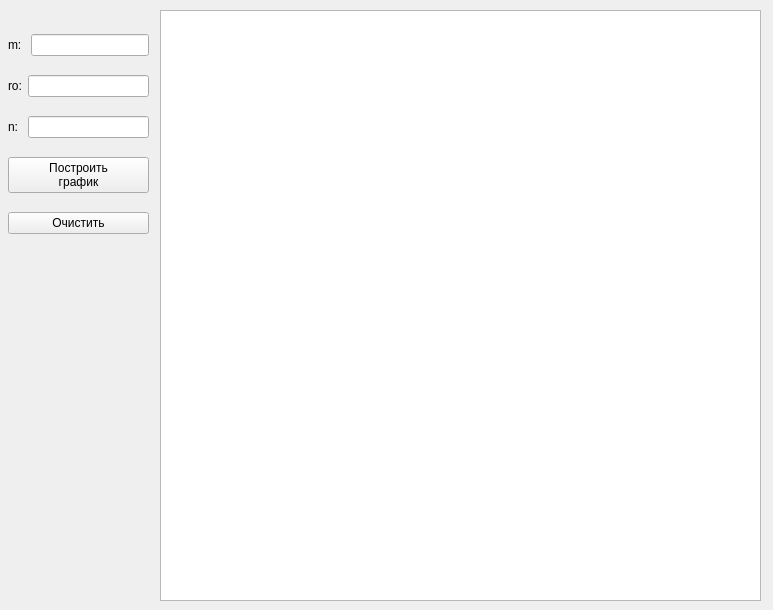
<?xml version="1.0" encoding="UTF-8"?>
<ui version="4.0">
 <class>Form</class>
 <widget class="QWidget" name="Form">
  <property name="geometry">
   <rect>
    <x>0</x>
    <y>0</y>
    <width>773</width>
    <height>610</height>
   </rect>
  </property>
  <property name="sizePolicy">
   <sizepolicy hsizetype="Maximum" vsizetype="Maximum">
    <horstretch>0</horstretch>
    <verstretch>0</verstretch>
   </sizepolicy>
  </property>
  <property name="maximumSize">
   <size>
    <width>846</width>
    <height>678</height>
   </size>
  </property>
  <property name="windowTitle">
   <string>Журавлев</string>
  </property>
  <widget class="PlotWidget" name="graphicsView">
   <property name="geometry">
    <rect>
     <x>160</x>
     <y>10</y>
     <width>601</width>
     <height>591</height>
    </rect>
   </property>
  </widget>
  <widget class="QWidget" name="layoutWidget">
   <property name="geometry">
    <rect>
     <x>8</x>
     <y>21</y>
     <width>141</width>
     <height>231</height>
    </rect>
   </property>
   <layout class="QVBoxLayout" name="verticalLayout">
    <item>
     <layout class="QHBoxLayout" name="horizontalLayout">
      <item>
       <widget class="QLabel" name="label">
        <property name="text">
         <string>m: </string>
        </property>
       </widget>
      </item>
      <item>
       <widget class="QLineEdit" name="mEdit"/>
      </item>
     </layout>
    </item>
    <item>
     <layout class="QHBoxLayout" name="horizontalLayout_2">
      <item>
       <widget class="QLabel" name="label_2">
        <property name="text">
         <string>ro:</string>
        </property>
       </widget>
      </item>
      <item>
       <widget class="QLineEdit" name="roEdit"/>
      </item>
     </layout>
    </item>
    <item>
     <layout class="QHBoxLayout" name="horizontalLayout_3">
      <item>
       <widget class="QLabel" name="label_3">
        <property name="text">
         <string>n: </string>
        </property>
       </widget>
      </item>
      <item>
       <widget class="QLineEdit" name="nEdit"/>
      </item>
     </layout>
    </item>
    <item>
     <widget class="QPushButton" name="createButt">
      <property name="text">
       <string>Построить 
график</string>
      </property>
     </widget>
    </item>
    <item>
     <widget class="QPushButton" name="clearButt">
      <property name="text">
       <string>Очистить</string>
      </property>
      <property name="autoDefault">
       <bool>false</bool>
      </property>
      <property name="default">
       <bool>false</bool>
      </property>
     </widget>
    </item>
   </layout>
  </widget>
 </widget>
 <customwidgets>
  <customwidget>
   <class>PlotWidget</class>
   <extends>QGraphicsView</extends>
   <header>pyqtgraph</header>
  </customwidget>
 </customwidgets>
 <resources/>
 <connections/>
</ui>
